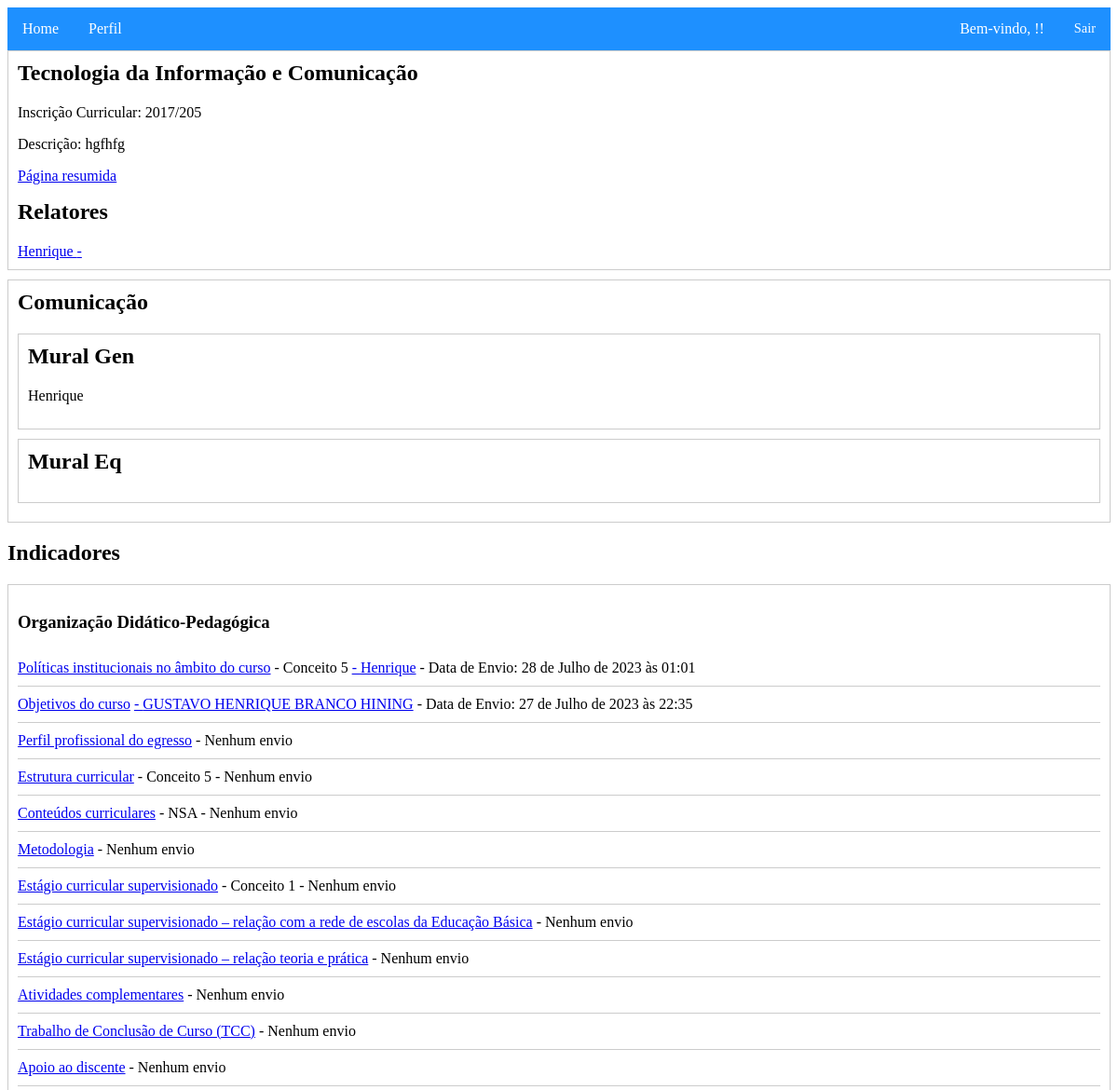
The app's page /cursos/detalhes_curso_relator/10/ (upper part), older data.
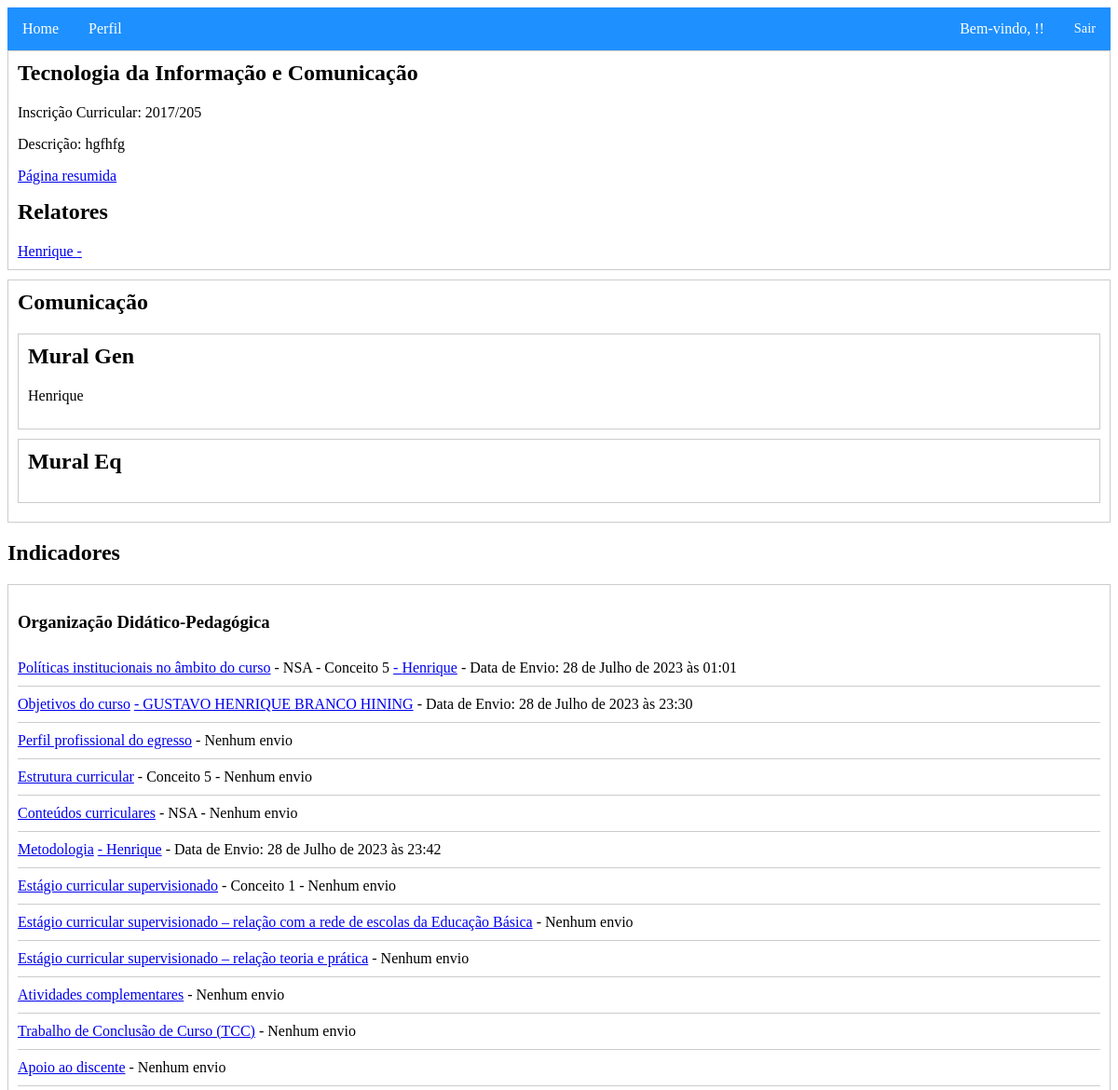
The same page, newer data.
### indicadores/models.py (models this page shows)
class IndicadorMan(models.Model):
    curso = models.ForeignKey('cursos.Curso', on_delete=models.CASCADE)
    indicador_info = models.ForeignKey('IndicadorInfo', on_delete=models.CASCADE)
    nsa = models.BooleanField(default=False)
    nivel_suposto = models.IntegerField(null=True)
    data_envio = models.DateTimeField(null=True, blank=True)
    conteudo = models.FileField(upload_to='relatorios/', blank=True, validators=[validate_pdf_file])
    usuario_relatorio = models.ForeignKey(Usuario, on_delete=models.SET_NULL, null=True, related_name='relatorios')

class IndicadorInfo(models.Model):
    ORGANIZACAO = 'O'
    CORPO_DOCENTE = 'C'
    INFRAESTRUTURA = 'I'
    DIMENSOES = [
        (ORGANIZACAO, 'Organização Didático-Pedagógica'),
        (CORPO_DOCENTE, 'Corpo Docente e Tutorial'),
        (INFRAESTRUTURA, 'Infraestrutura'),
    ]
    nome = models.CharField(max_length=255)
    dimensao = models.CharField(max_length=1, choices=DIMENSOES)
    mensagem_aviso = models.TextField(blank=True)
    tabela_conceitos = models.JSONField()

### usuarios/models.py (models this page shows)
class Usuario(AbstractUser):
    GERENCIADOR = 'G'
    RELATOR = 'R'
    AVALIADOR = 'A'
    TIPOS_USUARIO = [
        (GERENCIADOR, 'Gerenciador'),
        (RELATOR, 'Relator'),
        (AVALIADOR, 'Avaliador'),
    ]
    nome = models.CharField(max_length=255)
    tipo_usuario = models.CharField(max_length=1, choices=TIPOS_USUARIO)
    email = models.EmailField(blank=False)
    telefone = models.CharField(max_length=20)

### cursos/views.py (the view)
# urls.py: path('detalhes_curso_relator/<int:curso_id>/', detalhes_curso_relator, name='detalhes_curso_relator'),
def detalhes_curso_relator(request, curso_id):
    curso = get_object_or_404(Curso, pk=curso_id)
    relatores = curso.membros.filter(tipo_usuario=Usuario.RELATOR)
    indicadores_man = IndicadorMan.objects.filter(curso=curso).select_related('indicador_info')
    indicadores_por_dimensao = {}
    for indicador_man in indicadores_man:
        dimensao = indicador_man.indicador_info.get_dimensao_display()
        if dimensao not in indicadores_por_dimensao:
            indicadores_por_dimensao[dimensao] = []
        indicadores_por_dimensao[dimensao].append(indicador_man)
    context = {
        'curso': curso,
        'relatores': relatores,
        'indicadores_por_dimensao': indicadores_por_dimensao,
    }
    return render(request, 'cursos/detalhes_curso_gen.html', context)

### templates/cursos/detalhes_curso_gen.html (shortened to what this page needs)
{% extends 'base.html' %}
{% load static %}
{% block content %}
    <div class="minimizable">
        <h2>{{ curso.nome }}</h2>
        <div class="minimizable-content">
            <p>Inscrição Curricular: {{ curso.inscricao_curricular }}</p>
            <p>Descrição: {{ curso.descricao }}</p>
            <a href="{% url 'cursos:curso_resumo' curso.id %}">Página resumida</a></p>
            <h2>Relatores</h2>
            {% for relator in relatores %}
                <a href="{% url 'usuarios:detalhes_usuario' relator.id %}">{{ relator.nome }} - </a>
            {% endfor %}
        </div>
    </div>
    <div class="minimizable">
        <h2>Comunicação</h2>
        <div class="minimizable-content">
            <div class="minimizable">
              <h2>Mural Gen</h2>
              <div class="minimizable-content">
                {% if request.user == curso.gerenciador %}
                  <textarea id="mural-gen">{{ curso.mural_gen }}</textarea>
                {% else %}
                  <p>{{ curso.mural_gen }}</p>
                {% endif %}
              </div>
            </div>
            <div class="minimizable">
              <h2>Mural Eq</h2>
            </div>
        </div>
    </div>
    <h2>Indicadores</h2>
    {% for dimensao, indicadores_man in indicadores_por_dimensao.items %}
        <div class="minimizable">
            <h3>{{ dimensao }}</h3>
            <div class="minimizable-content">
                <ul>
                    {% for indicador_man in indicadores_man %}
                        <li>
                            <a href="{% url 'indicadores:indicador_detalhes' indicador_man.id %}" title="{{ indicador_man.indicador_info.mensagem_aviso }}">{{ indicador_man.indicador_info.nome }}</a>
                            {% if indicador_man.nsa %}
                                - NSA
                            {% endif %}
                            {% if indicador_man.nivel_suposto %}
                                - Conceito {{ indicador_man.nivel_suposto }}
                            {% endif %}
                            {% if indicador_man.usuario_relatorio %}
                                <a href="{% url 'usuarios:detalhes_usuario' indicador_man.usuario_relatorio.id %}">- {{ indicador_man.usuario_relatorio.nome }}</a>
                                - Data de Envio: {{ indicador_man.data_envio }}
                            {% else %}
                                - Nenhum envio
                            {% endif %}
                        </li>
                    {% endfor %}
                </ul>
            </div>
        </div>
    {% endfor %}
{% endblock %}

Row changes from the older to the newer data that the page shows:
changed IndicadorMan "Objetivos do curso": data_envio "27 de Julho de 2023 às 22:35" → "28 de Julho de 2023 às 23:30"
changed IndicadorMan "Metodologia": usuario_relatorio_id empty → 2 (drawn)
Text that changed along with them:
new list line: "- NSA"
list line gone: "- Nenhum envio"
new list line: "- Henrique - Data de Envio: 28 de Julho de 2023 às 23:42"
